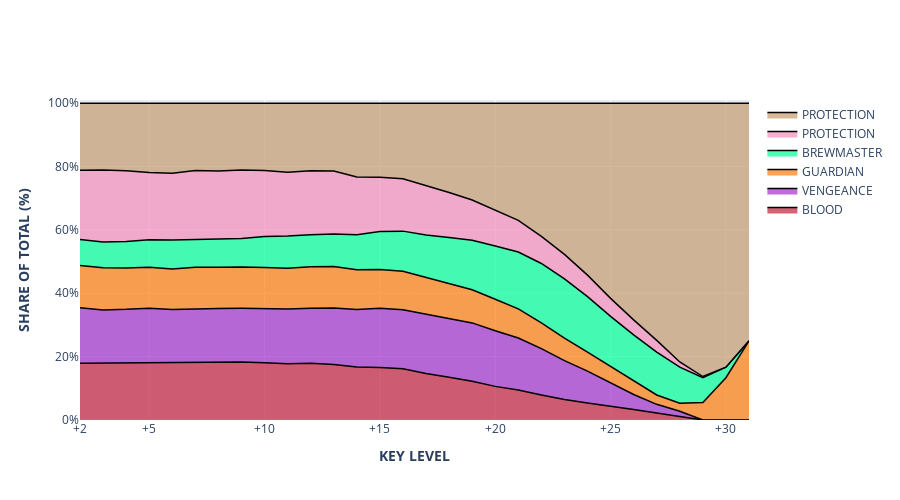

The notebook cell this image was saved under:
### Code cell
#layout = dict(width=900, height=500)
#stac_fig.update_layout(layout)
stac_fig.show()

### Figure 1 — Plotly figure (JSON) as saved in the notebook; plotly's stock layout.template omitted (floating-point values rounded to 4 significant figures)
{"data": [{"fillcolor": "rgba(196,31,59,0.7)", "groupnorm": "percent", "hoveron": "points", "hovertemplate": "KEY LEVEL: +%{x:d}<br> SHARE: %{y:.0f}%", "hovertext": "test", "line": {"color": "black", "width": 1.5}, "mode": "lines", "name": "BLOOD", "stackgroup": "one", "type": "scatter", "x": [2, 3, 4, 5, 6, 7, 8, 9, 10, 11, 12, 13, 14, 15, 16, 17, 18, 19, 20, 21, 22, 23, 24, 25, 26, 27, 28, 29, 30, 31], "y": [175678, 49701, 88339, 149573, 154891, 145566, 164283, 176983, 196511, 199206, 194894, 152721, 230218, 427674, 243315, 132528, 86930, 59899, 41235, 22816, 11609, 5628, 2563, 1066, 339, 79, 13, 0, 0, 0]}, {"fillcolor": "rgba(163,48,201,0.7)", "groupnorm": "percent", "hoveron": "points", "hovertemplate": "KEY LEVEL: +%{x:d}<br> SHARE: %{y:.0f}%", "hovertext": "test", "line": {"color": "black", "width": 1.5}, "mode": "lines", "name": "VENGEANCE", "stackgroup": "one", "type": "scatter", "x": [2, 3, 4, 5, 6, 7, 8, 9, 10, 11, 12, 13, 14, 15, 16, 17, 18, 19, 20, 21, 22, 23, 24, 25, 26, 27, 28, 29, 30, 31], "y": [171046, 46227, 81486, 140082, 143445, 133039, 151224, 163487, 184636, 193187, 189037, 155790, 249747, 481676, 280175, 168493, 120887, 90572, 68190, 39755, 21518, 10708, 4764, 1739, 483, 98, 17, 0, 0, 0]}, {"fillcolor": "rgba(255,125,10,0.7)", "groupnorm": "percent", "hoveron": "points", "hovertemplate": "KEY LEVEL: +%{x:d}<br> SHARE: %{y:.0f}%", "hovertext": "test", "line": {"color": "black", "width": 1.5}, "mode": "lines", "name": "GUARDIAN", "stackgroup": "one", "type": "scatter", "x": [2, 3, 4, 5, 6, 7, 8, 9, 10, 11, 12, 13, 14, 15, 16, 17, 18, 19, 20, 21, 22, 23, 24, 25, 26, 27, 28, 29, 30, 31], "y": [130826, 36782, 63455, 106368, 108966, 103524, 116609, 126374, 142794, 144320, 142831, 114997, 172027, 315534, 183130, 104706, 71493, 51380, 38563, 22227, 11990, 6239, 2836, 1226, 460, 106, 28, 14, 4, 1]}, {"fillcolor": "rgba(0,255,150,0.7)", "groupnorm": "percent", "hoveron": "points", "hovertemplate": "KEY LEVEL: +%{x:d}<br> SHARE: %{y:.0f}%", "hovertext": "test", "line": {"color": "black", "width": 1.5}, "mode": "lines", "name": "BREWMASTER", "stackgroup": "one", "type": "scatter", "x": [2, 3, 4, 5, 6, 7, 8, 9, 10, 11, 12, 13, 14, 15, 16, 17, 18, 19, 20, 21, 22, 23, 24, 25, 26, 27, 28, 29, 30, 31], "y": [80318, 22396, 40813, 70941, 78791, 69688, 79940, 86627, 106527, 113525, 110670, 89604, 152403, 309519, 191150, 121327, 92393, 76566, 65235, 43361, 27571, 16310, 8333, 3772, 1461, 485, 124, 20, 1, 0]}, {"fillcolor": "rgba(245,140,186,0.7)", "groupnorm": "percent", "hoveron": "points", "hovertemplate": "KEY LEVEL: +%{x:d}<br> SHARE: %{y:.0f}%", "hovertext": "test", "line": {"color": "black", "width": 1.5}, "mode": "lines", "name": "PROTECTION", "stackgroup": "one", "type": "scatter", "x": [2, 3, 4, 5, 6, 7, 8, 9, 10, 11, 12, 13, 14, 15, 16, 17, 18, 19, 20, 21, 22, 23, 24, 25, 26, 27, 28, 29, 30, 31], "y": [213854, 62689, 108337, 174370, 179998, 172065, 192232, 208725, 226644, 225399, 219701, 173649, 250415, 441727, 249024, 140612, 92058, 62479, 44061, 24164, 12548, 6726, 3206, 1360, 483, 132, 18, 1, 0, 0]}, {"fillcolor": "rgba(199,156,110,0.7)", "groupnorm": "percent", "hoveron": "points", "hovertemplate": "KEY LEVEL: +%{x:d}<br> SHARE: %{y:.0f}%", "hovertext": "test", "line": {"color": "black", "width": 1.5}, "mode": "lines", "name": "PROTECTION", "stackgroup": "one", "type": "scatter", "x": [2, 3, 4, 5, 6, 7, 8, 9, 10, 11, 12, 13, 14, 15, 16, 17, 18, 19, 20, 21, 22, 23, 24, 25, 26, 27, 28, 29, 30, 31], "y": [206967, 58323, 103858, 179901, 189169, 168443, 191492, 203910, 231125, 244085, 232567, 186886, 320277, 602114, 359230, 234452, 181923, 150077, 131173, 89455, 61906, 41647, 25771, 14702, 6984, 2681, 892, 220, 25, 3]}], "layout": {"height": 500, "width": 900, "xaxis": {"range": [2, 31], "ticktext": ["+2", "+5", "+10", "+15", "+20", "+25", "+30"], "tickvals": [2, 5, 10, 15, 20, 25, 30], "title": {"text": "<b>KEY LEVEL</b>"}}, "yaxis": {"range": [0, 101], "ticktext": ["0%", "20%", "40%", "60%", "80%", "100%"], "tickvals": [0, 20, 40, 60, 80, 100], "title": {"text": "<b>SHARE OF TOTAL (%)</b>"}}}}
